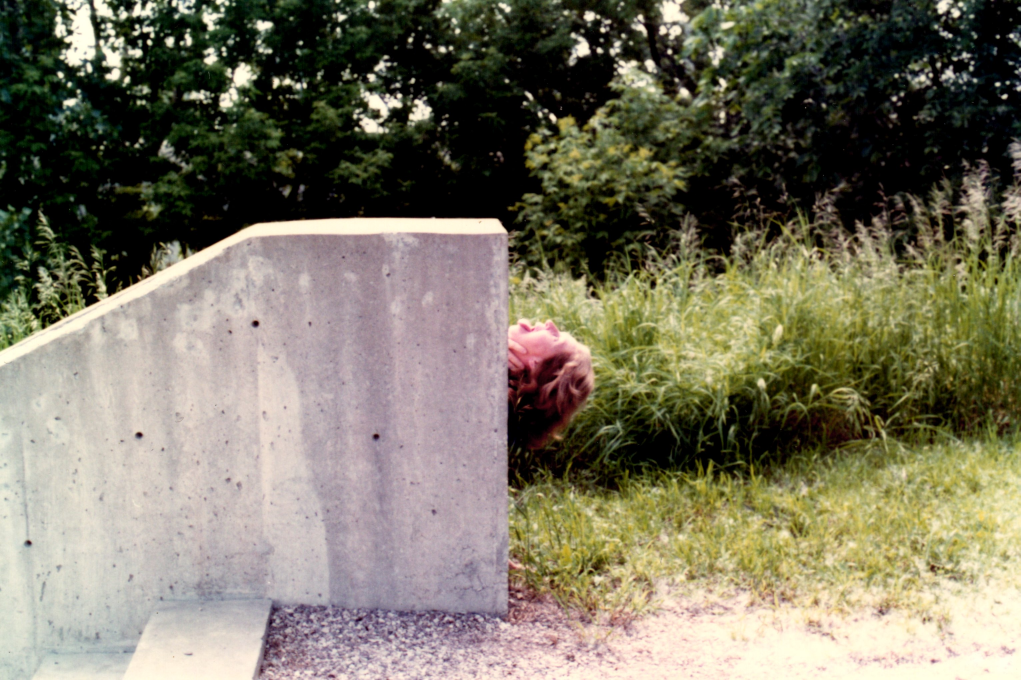
#> input picture For Phillip/Joke photo - behind the concrete wall (1 of 2).jpg, 3061 x 2039 px (shown at 1/3 size)
$ python -i photo_tools.py   (imports and definitions only)   (older library calls are emulated)
#> lines starting #> are read from the running program, lines starting #| are printed output that depends on the picture
#> further down, picture is the input picture: PIL image 3061x2039 RGB; mean R, G, B 122.5, 117.7, 98.8
#!/usr/bin/env python3
"""Photo tools for restoring and arranging family album scans.

Subcommands:
  measure-tilt  IMG [--box x0,y0,x1,y1] [--thr 200]      estimate print tilt from its edges
  straighten    IMG OUT --angle DEG [--fill r,g,b]         rotate (counter-clockwise +) and trim the corners
  enhance       IMG OUT [--mode gentle|color] [--gw 0.3]   restore a print (see SKILL.md for which mode)
  variants      IMG OUT_SHEET                              side-by-side colour-fix strengths to choose from
  collage       OUT IMG [IMG ...] [--W 3840 --H 2160]      best-filling justified-row collage
  stitch        OUT SCAN [SCAN ...] [--base N]             rebuild one page from overlapping scans;
                                                           --base = index of a scan that is right way up (default 0)
  contact-sheet OUT IMG [IMG ...]                          labelled thumbnails for a quick look

Requires: Pillow numpy scipy scikit-image opencv-python-headless
"""
import argparse, math, itertools, os, sys
import numpy as np
from PIL import Image, ImageDraw, ImageFilter


# ---------- enhancement ----------
def gentle(im, open_shadows=False):
    """Levels + soft local contrast on lightness only, light sharpening. Keeps sepia/colour tone."""
#> called with open_shadows = False
    from skimage import exposure, color
    rgb = np.asarray(im.convert('RGB')).astype(float) / 255
    lab = color.rgb2lab(rgb); L = lab[..., 0] / 100
#> after `lab = color.rgb2lab(rgb)`: lab: shape (2039, 3061, 3) float64; mean of channels 0, 1, 2 47.8, -1.2, 10.7
#> after `L = lab[..., 0] / 100`:
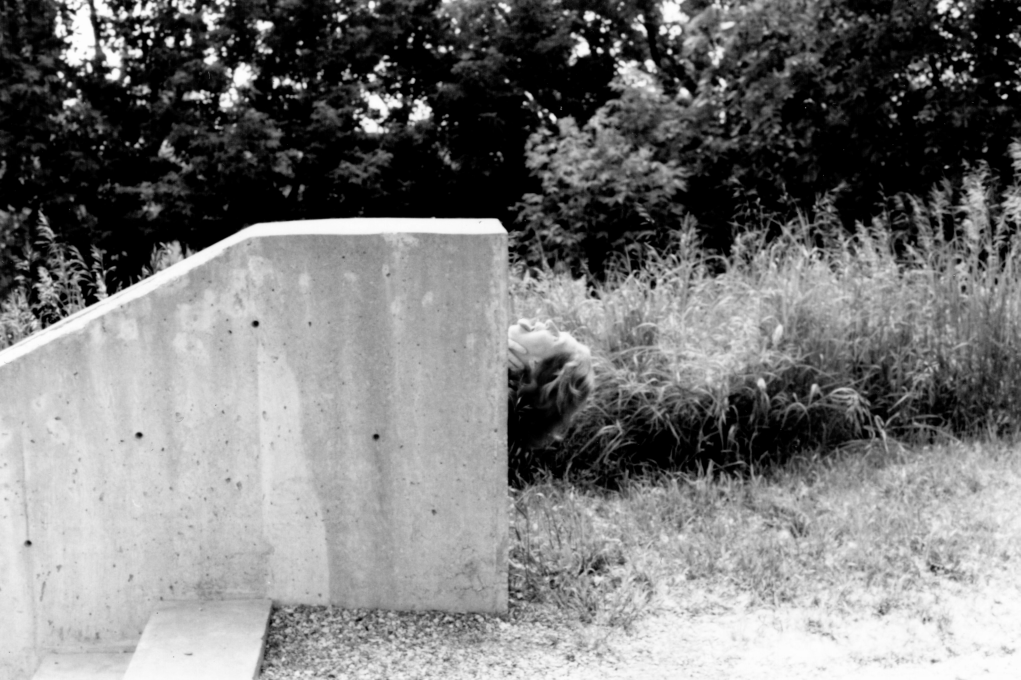
#> L: shape (2039, 3061) float64 (shown at 1/3 size); min 0, max 0.996, mean 0.478
    lo, hi = np.percentile(L, (0.3, 99.8)); L = np.clip((L - lo) / max(hi - lo, 1e-3), 0, 1)
#> after `lo, hi = np.percentile(L, (0.3, 99.8))`: lo = 0; hi = 0.993
    if open_shadows:
        L = np.where(L < 0.5, 0.5 * (2 * L) ** 0.8, L)
    L = 0.7 * L + 0.3 * exposure.equalize_adapthist(L, clip_limit=0.008, kernel_size=max(L.shape) // 6)
    lab[..., 0] = L * 100
#> lab: shape (2039, 3061, 3) float64; mean of channels 0, 1, 2 47.8, -1.2, 10.7
    out = Image.fromarray((np.clip(color.lab2rgb(lab), 0, 1) * 255).astype(np.uint8))
    return out.filter(ImageFilter.UnsharpMask(radius=2, percent=35, threshold=3))


# [189 lines left out: functions color_fix, _fit_angle, measure_tilt, straighten, trim_border, _layout and 4 more, not called in this run]


# [2 lines not run here, left out]

>>> from PIL import Image
>>> picture = Image.open('../../../../For Phillip/Joke photo - behind the concrete wall (1 of 2).jpg')
>>> result = gentle(picture)

$ run again, on For Phillip/Bobbie with Dick's Cessna, c. 1966.jpg
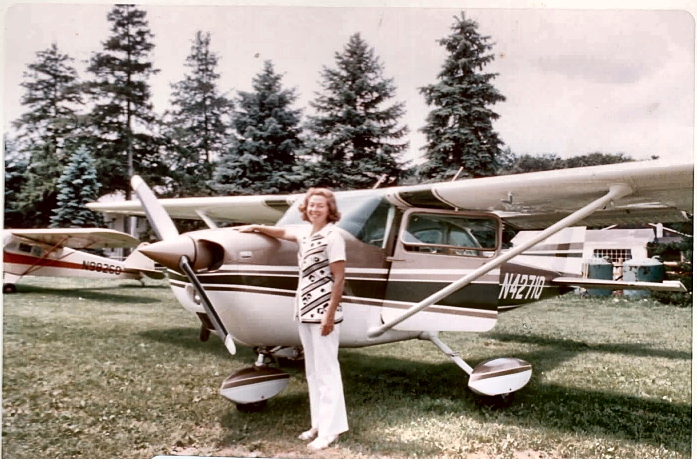
#> input picture For Phillip/Bobbie with Dick's Cessna, c. 1966.jpg, 1394 x 918 px (shown at 1/2 size)
#> picture is the input picture: PIL image 1394x918 RGB; mean R, G, B 154.8, 144.1, 134.7
#> in gentle, `L = lab[..., 0] / 100`:
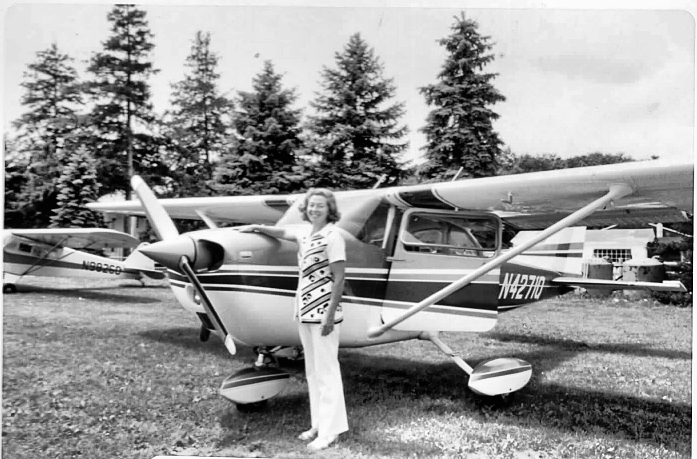
#> L: shape (918, 1394) float64 (shown at 1/2 size); min 0, max 1, mean 0.591
#> lo = 0.00706; hi = 0.994

$ run again, on For Phillip/Bobbie with the plane, spring 2017 - front.jpg
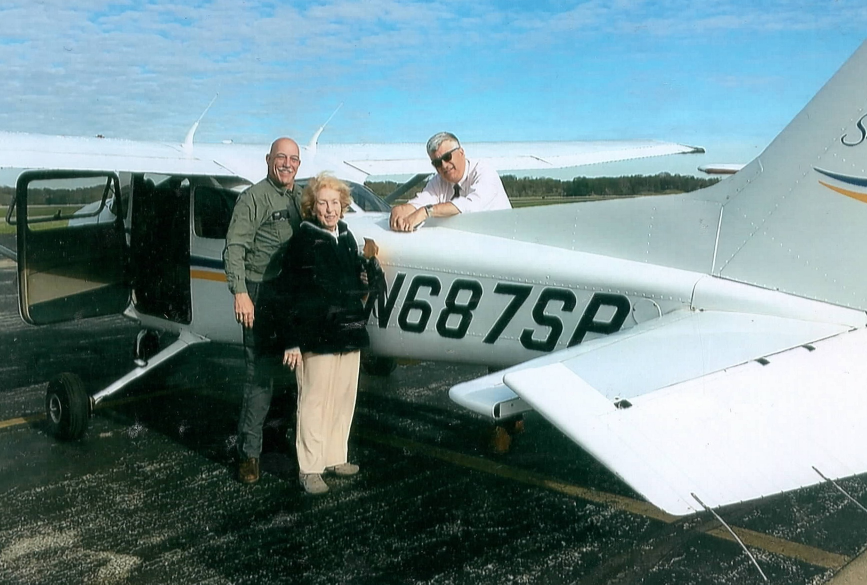
#> input picture For Phillip/Bobbie with the plane, spring 2017 - front.jpg, 1734 x 1169 px (shown at 1/2 size)
#> picture is the input picture: PIL image 1734x1169 RGB; mean R, G, B 111.5, 137.6, 141.2
#> in gentle, `L = lab[..., 0] / 100`:
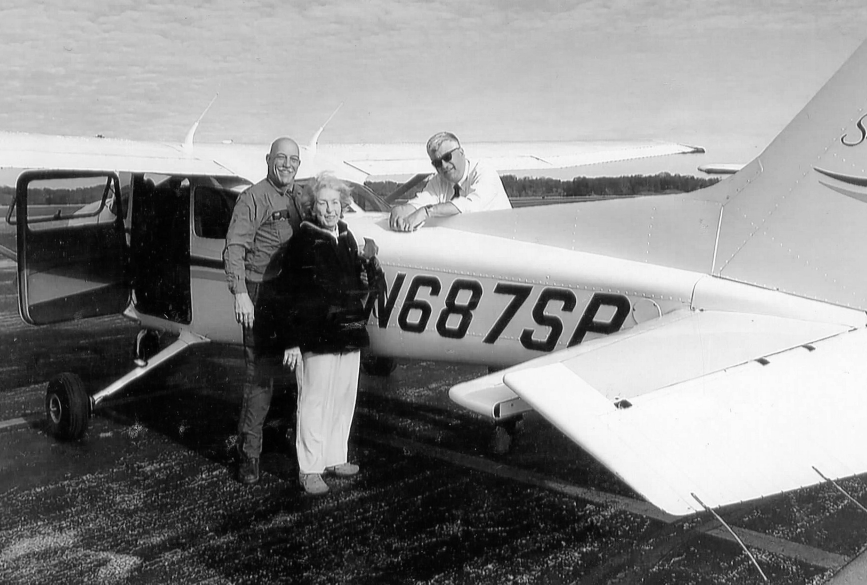
#> L: shape (1169, 1734) float64 (shown at 1/2 size); min 0.00175, max 1, mean 0.536
#> lo = 0.0151; hi = 0.989
